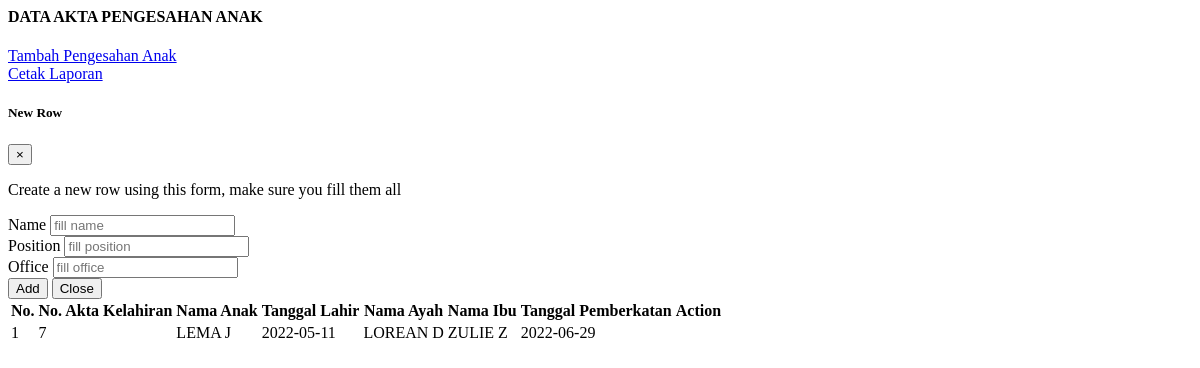
The page /demo1/tampil_ap.php on the database its author committed.
### tables this page shows
CREATE TABLE `data_pengesahan_anak` (
  `id_pengesahan_anak` int(11) NOT NULL,
  `id_akta_kelahiran` int(12) NOT NULL,
  `tanggal_pemberkatan` date NOT NULL
);

CREATE TABLE `data_akta_kelahiran` (
  `id_akta_kelahiran` int(12) NOT NULL,
  `no_akta` varchar(20) NOT NULL,
  `nama` varchar(100) NOT NULL,
  `tanggal_lahir` date NOT NULL,
  `nama_ayah` varchar(100) NOT NULL,
  `nama_ibu` varchar(100) NOT NULL
);

### demo1/tampil_ap.php (the view, shortened to what this page needs)
<?php include '../konek.php'; ?>
<link href="css/sweetalert.css" rel="stylesheet" type="text/css">
<div class="page-inner">
    <div class="row">
        <div class="col-md-12">
            <div class="card">
                <div class="card-header">
                    <div class="d-flex align-items-center">
                        <h4 class="card-title">DATA AKTA PENGESAHAN ANAK</h4>
                        <a href="?halaman=tambah_ap" class="btn btn-primary btn-round ml-auto">
                            Tambah Pengesahan Anak
                        </a>
                    </div>
                    <a href="../phpfpdf3" class="btn btn-info btn-border btn-round btn-sm">
                        Cetak Laporan
                    </a>
                </div>
                <div class="card-body">
                    <div class="modal fade" id="addRowModal" tabindex="-1" role="dialog" aria-hidden="true">
                        <div class="modal-dialog" role="document">
                            <div class="modal-content">
                                <div class="modal-header no-bd">
                                    <h5 class="modal-title">
                                        <span class="fw-mediumbold">
                                            New
                                        </span>
                                        <span class="fw-light">
                                            Row
                                        </span>
                                    </h5>
                                    <button type="button" class="close" data-dismiss="modal" aria-label="Close">
                                        <span aria-hidden="true">&times;</span>
                                    </button>
                                </div>
                                <div class="modal-body">
                                    <p class="small">Create a new row using this form, make sure you fill them all</p>
                                    <div class="row">
                                        <div class="col-sm-12">
                                            <div class="form-group form-group-default">
                                                <label>Name</label>
                                                <input id="addName" type="text" class="form-control" placeholder="fill name">
                                            </div>
                                        </div>
                                        <div class="col-md-6 pr-0">
                                            <div class="form-group form-group-default">
                                                <label>Position</label>
                                                <input id="addPosition" type="text" class="form-control" placeholder="fill position">
                                            </div>
                                        </div>
                                        <div class="col-md-6">
                                            <div class="form-group form-group-default">
                                                <label>Office</label>
                                                <input id="addOffice" type="text" class="form-control" placeholder="fill office">
                                            </div>
                                        </div>
                                    </div>
                                </div>
                                <div class="modal-footer no-bd">
                                    <button type="button" id="addRowButton" class="btn btn-primary">Add</button>
                                    <button type="button" class="btn btn-danger" data-dismiss="modal">Close</button>
                                </div>
                            </div>
                        </div>
                    </div>
                    <form action="">
                        <div class="table-responsive">
                            <table id="add" class="display table table-striped table-hover">
                                <thead>
                                    <tr>
                                        <th>No.</th>
                                        <th>No. Akta Kelahiran</th>
                                        <th>Nama Anak</th>
                                        <th>Tanggal Lahir</th>
                                        <th>Nama Ayah</th>
                                        <th>Nama Ibu</th>
                                        <th>Tanggal Pemberkatan</th>
                                        <th>Action</th>
                                    </tr>
                                </thead>
                                <tbody>
                                    <?php
                                    $no = 1;
                                    $tampil = mysqli_query($konek, "SELECT * FROM data_pengesahan_anak, data_akta_kelahiran
                                    WHERE data_pengesahan_anak.id_akta_kelahiran = data_akta_kelahiran.id_akta_kelahiran") or die(mysqli_error($konek));
                                    while ($data = mysqli_fetch_array($tampil)) {
                                        $id_akta_kelahiran = $data['id_akta_kelahiran'];
                                        $nama = $data['nama'];
                                        $tanggal_lahir = $data['tanggal_lahir'];
                                        $nama_ayah = $data['nama_ayah'];
                                        $nama_ibu = $data['nama_ibu'];
                                        $tanggal_pemberkatan = $data['tanggal_pemberkatan'];
                                    ?>
                                        <tr>
                                            <td><?php echo $no++; ?></td>
                                            <td><?php echo $id_akta_kelahiran; ?></td>
                                            <td><?php echo $nama; ?></td>
                                            <td><?php echo $tanggal_lahir; ?></td>
                                            <td><?php echo $nama_ayah; ?></td>
                                            <td><?php echo $nama_ibu; ?></td>
                                            <td><?php echo $tanggal_pemberkatan; ?></td>
                                            <td>
                                            </td>
                                        </tr>
                                    <?php
                                    }
                                    ?>
                                </tbody>
                            </table>
                        </div>
                    </form>
                </div>
            </div>
        </div>
    </div>
</div>

### rows shown on the page
data_pengesahan_anak: id_akta_kelahiran.id_akta_kelahiran "7", id_akta_kelahiran.nama "LEMA J", id_akta_kelahiran.tanggal_lahir "2022-05-11", id_akta_kelahiran.nama_ayah "LOREAN D", id_akta_kelahiran.nama_ibu "ZULIE Z", tanggal_pemberkatan "2022-06-29"
